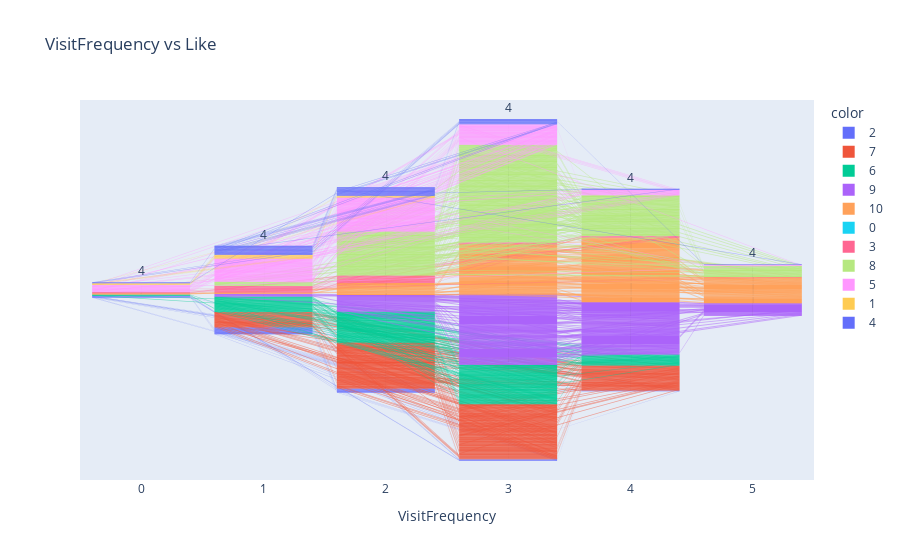

The notebook cell saved with this chart:
### Code cell
# Visual Python: Visualization > Plotly
fig = px.funnel(x=data_new['VisitFrequency'], y=data_new['Like'], color=data_new['Like'], title='VisitFrequency vs Like', labels={ 'x': 'VisitFrequency', 'y': 'Like' })
fig.show()

### Figure 1 — Plotly figure (JSON) as saved in the notebook; plotly's stock layout.template omitted (floating-point values rounded to 4 significant figures; data arrays with more than 128 entries replaced by an {"elided": "..."} marker saying what was removed)
{"data": [{"hovertemplate": "color=2<br>VisitFrequency=%{x}<br>Like=%{y}<extra></extra>", "legendgroup": "2", "marker": {"color": "#636efa"}, "name": "2", "orientation": "v", "showlegend": true, "type": "funnel", "x": [2, 3, 1, 2, 0, 3, 1, 1, 0, 3, 4, 3, 2, 1, 1, 1, 1, 1, 1, 2, 2, 2, 2, 1, 1, 1, 2, 0, 3, 2, 2, 1, 0, 4, 0, 1, 3, 1, 2, 1, 1, 1, 0, 2, 1, 0, 1, 3, 2, 2, 2, 1, 1, 2, 1, 1, 1, 0, 1, 2, 1, 3, 1, 1, 1, 1, 1, 2, 1, 2, 4, 0, 2], "xaxis": "x", "y": [2, 2, 2, 2, 2, 2, 2, 2, 2, 2, 2, 2, 2, 2, 2, 2, 2, 2, 2, 2, 2, 2, 2, 2, 2, 2, 2, 2, 2, 2, 2, 2, 2, 2, 2, 2, 2, 2, 2, 2, 2, 2, 2, 2, 2, 2, 2, 2, 2, 2, 2, 2, 2, 2, 2, 2, 2, 2, 2, 2, 2, 2, 2, 2, 2, 2, 2, 2, 2, 2, 2, 2, 2], "yaxis": "y"}, {"hovertemplate": "color=7<br>VisitFrequency=%{x}<br>Like=%{y}<extra></extra>", "legendgroup": "7", "marker": {"color": "#EF553B"}, "name": "7", "orientation": "v", "showlegend": true, "type": "funnel", "x": {"elided": "187 int values"}, "xaxis": "x", "y": {"elided": "187 int values"}, "yaxis": "y"}, {"hovertemplate": "color=6<br>VisitFrequency=%{x}<br>Like=%{y}<extra></extra>", "legendgroup": "6", "marker": {"color": "#00cc96"}, "name": "6", "orientation": "v", "showlegend": true, "type": "funnel", "x": {"elided": "152 int values"}, "xaxis": "x", "y": {"elided": "152 int values"}, "yaxis": "y"}, {"hovertemplate": "color=9<br>VisitFrequency=%{x}<br>Like=%{y}<extra></extra>", "legendgroup": "9", "marker": {"color": "#ab63fa"}, "name": "9", "orientation": "v", "showlegend": true, "type": "funnel", "x": {"elided": "160 int values"}, "xaxis": "x", "y": {"elided": "160 int values"}, "yaxis": "y"}, {"hovertemplate": "color=10<br>VisitFrequency=%{x}<br>Like=%{y}<extra></extra>", "legendgroup": "10", "marker": {"color": "#FFA15A"}, "name": "10", "orientation": "v", "showlegend": true, "type": "funnel", "x": {"elided": "143 int values"}, "xaxis": "x", "y": {"elided": "143 int values"}, "yaxis": "y"}, {"hovertemplate": "color=0<br>VisitFrequency=%{x}<br>Like=%{y}<extra></extra>", "legendgroup": "0", "marker": {"color": "#19d3f3"}, "name": "0", "orientation": "v", "showlegend": true, "type": "funnel", "x": {"elided": "152 int values"}, "xaxis": "x", "y": {"elided": "152 int values"}, "yaxis": "y"}, {"hovertemplate": "color=3<br>VisitFrequency=%{x}<br>Like=%{y}<extra></extra>", "legendgroup": "3", "marker": {"color": "#FF6692"}, "name": "3", "orientation": "v", "showlegend": true, "type": "funnel", "x": [2, 4, 2, 2, 2, 2, 2, 2, 1, 1, 3, 3, 2, 1, 3, 2, 2, 2, 2, 0, 1, 1, 4, 2, 2, 1, 4, 1, 2, 3, 4, 1, 0, 1, 1, 1, 1, 5, 0, 2, 4, 2, 2, 3, 1, 1, 1, 2, 1, 3, 0, 2, 2, 1, 1, 2, 1, 1, 2], "xaxis": "x", "y": [3, 3, 3, 3, 3, 3, 3, 3, 3, 3, 3, 3, 3, 3, 3, 3, 3, 3, 3, 3, 3, 3, 3, 3, 3, 3, 3, 3, 3, 3, 3, 3, 3, 3, 3, 3, 3, 3, 3, 3, 3, 3, 3, 3, 3, 3, 3, 3, 3, 3, 3, 3, 3, 3, 3, 3, 3, 3, 3], "yaxis": "y"}, {"hovertemplate": "color=8<br>VisitFrequency=%{x}<br>Like=%{y}<extra></extra>", "legendgroup": "8", "marker": {"color": "#B6E880"}, "name": "8", "orientation": "v", "showlegend": true, "type": "funnel", "x": {"elided": "229 int values"}, "xaxis": "x", "y": {"elided": "229 int values"}, "yaxis": "y"}, {"hovertemplate": "color=5<br>VisitFrequency=%{x}<br>Like=%{y}<extra></extra>", "legendgroup": "5", "marker": {"color": "#FF97FF"}, "name": "5", "orientation": "v", "showlegend": true, "type": "funnel", "x": {"elided": "169 int values"}, "xaxis": "x", "y": {"elided": "169 int values"}, "yaxis": "y"}, {"hovertemplate": "color=1<br>VisitFrequency=%{x}<br>Like=%{y}<extra></extra>", "legendgroup": "1", "marker": {"color": "#FECB52"}, "name": "1", "orientation": "v", "showlegend": true, "type": "funnel", "x": [2, 0, 0, 1, 4, 1, 1, 1, 2, 2, 0, 1, 1, 1, 1, 2, 1, 0, 1, 2, 2, 0, 2, 1, 2, 0, 1, 1, 2, 1, 2, 1, 1, 0, 1, 0, 0, 1, 1, 0, 1, 1, 0, 1, 1, 2, 1, 2, 1, 0, 1, 2, 0, 1, 1, 0, 2, 2, 0, 1, 2, 0, 1, 2, 1, 1, 0, 1, 1, 1, 1], "xaxis": "x", "y": [1, 1, 1, 1, 1, 1, 1, 1, 1, 1, 1, 1, 1, 1, 1, 1, 1, 1, 1, 1, 1, 1, 1, 1, 1, 1, 1, 1, 1, 1, 1, 1, 1, 1, 1, 1, 1, 1, 1, 1, 1, 1, 1, 1, 1, 1, 1, 1, 1, 1, 1, 1, 1, 1, 1, 1, 1, 1, 1, 1, 1, 1, 1, 1, 1, 1, 1, 1, 1, 1, 1], "yaxis": "y"}, {"hovertemplate": "color=4<br>VisitFrequency=%{x}<br>Like=%{y}<extra></extra>", "legendgroup": "4", "marker": {"color": "#636efa"}, "name": "4", "orientation": "v", "showlegend": true, "type": "funnel", "x": [2, 2, 1, 1, 1, 3, 2, 1, 1, 2, 1, 3, 2, 2, 1, 3, 3, 1, 0, 2, 4, 4, 1, 1, 2, 2, 1, 1, 3, 2, 2, 2, 3, 1, 2, 1, 0, 1, 2, 1, 2, 1, 1, 3, 5, 2, 1, 1, 2, 1, 2, 2, 2, 3, 3, 3, 3, 3], "xaxis": "x", "y": [4, 4, 4, 4, 4, 4, 4, 4, 4, 4, 4, 4, 4, 4, 4, 4, 4, 4, 4, 4, 4, 4, 4, 4, 4, 4, 4, 4, 4, 4, 4, 4, 4, 4, 4, 4, 4, 4, 4, 4, 4, 4, 4, 4, 4, 4, 4, 4, 4, 4, 4, 4, 4, 4, 4, 4, 4, 4], "yaxis": "y"}], "layout": {"legend": {"title": {"text": "color"}, "tracegroupgap": 0}, "title": {"text": "VisitFrequency vs Like"}, "xaxis": {"anchor": "y", "domain": [0, 1], "title": {"text": "VisitFrequency"}}, "yaxis": {"anchor": "x", "domain": [0, 1], "title": {"text": "Like"}}}}
